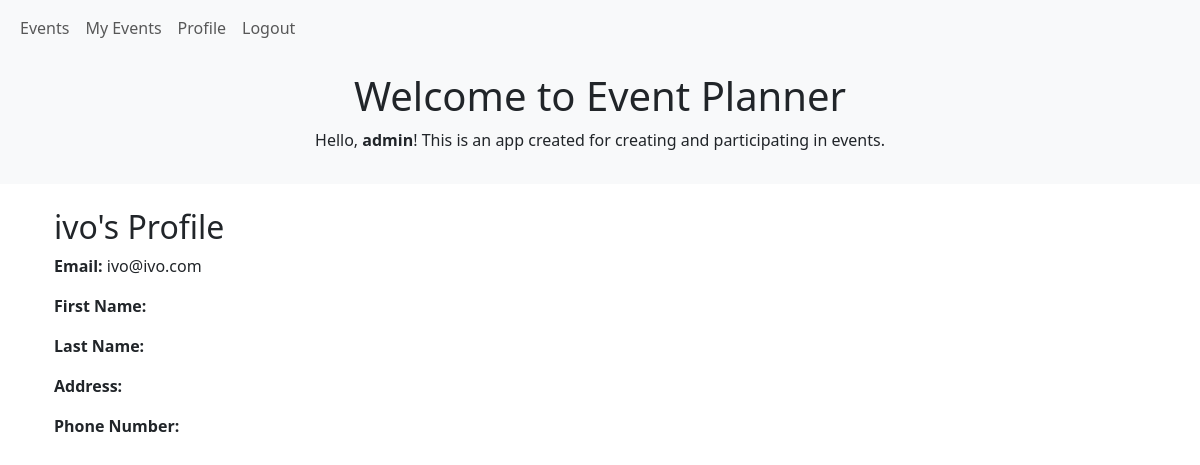
Screenshot of /accounts/profile/11/ (signed in) with the database file from the repository.
### event_planner/accounts/models.py (models this page shows, shortened)
class CustomUser(AbstractUser):
    is_organizer = models.BooleanField(default=False)
    is_attendee = models.BooleanField(default=True)

class Profile(models.Model):
    user = models.OneToOneField(settings.AUTH_USER_MODEL, on_delete=models.CASCADE)
    first_name = models.CharField(max_length=50, blank=True)
    last_name = models.CharField(max_length=50, blank=True)
    profile_picture = models.ImageField(upload_to='profile_pics/', blank=True, null=True)
    address = models.TextField(blank=True)
    phone_number = models.CharField(max_length=15, blank=True)

### event_planner/accounts/views.py (the view)
# urls.py: path('profile/<int:profile_id>/', ProfileDetailView.as_view(), name='profile_detail')
class ProfileDetailView(LoginRequiredMixin, DetailView):
    model = Profile
    template_name = 'accounts/profile_detail.html'
    context_object_name = 'profile'
    def get_object(self, queryset=None):
        return get_object_or_404(Profile, id=self.kwargs['profile_id'])

### event_planner/accounts/templates/accounts/profile_detail.html (shortened to what this page needs)
{% extends 'base.html' %}
{% block content %}
<div class="container">
    <h2>{{ profile.user.username }}'s Profile</h2>
    <p><strong>Email:</strong> {{ profile.user.email }}</p>
    <p><strong>First Name:</strong> {{ profile.first_name }}</p>
    <p><strong>Last Name:</strong> {{ profile.last_name }}</p>
    <p><strong>Address:</strong> {{ profile.address }}</p>
    <p><strong>Phone Number:</strong> {{ profile.phone_number }}</p>
</div>
{% endblock %}

### templates/base.html (shortened to what this page needs)
<!DOCTYPE html>
<html lang="en">
<head>
    <link rel="stylesheet" href="https://cdn.jsdelivr.net/npm/bootstrap@5.3.0/dist/css/bootstrap.min.css">
</head>
<body>
<nav class="navbar navbar-expand-lg navbar-light bg-light">
    <div class="container-fluid">
        <div class="collapse navbar-collapse" id="navbarNav">
            <ul class="navbar-nav me-auto mb-2 mb-lg-0">
                <li class="nav-item">
                    <a class="nav-link" href="{% url 'event_list' %}">Events</a>
                </li>
                {% if user.is_authenticated %}
                    <li class="nav-item">
                        <a class="nav-link" href="{% url 'my_events' %}">My Events</a>
                    </li>
                    <li class="nav-item">
                        <a class="nav-link" href="{% url 'profile' %}">Profile</a>
                    </li>
                    <li class="nav-item">
                        <form method="post" action="{% url 'logout' %}" style="display: inline;">
                            <button type="submit" class="btn btn-link nav-link">Logout</button>
                        </form>
                    </li>
                {% endif %}
            </ul>
        </div>
    </div>
</nav>
<header class="bg-light py-3 mb-4">
    <div class="container">
        <h1 class="text-center">Welcome to Event Planner</h1>
        <p class="text-center">
            {% if user.is_authenticated %}
                Hello, <strong>{{ user.username }}</strong>! This is an app created for creating and participating in
                events.
            {% else %}
                Welcome! This is an app created for creating and participating in events. Please login to get started.
            {% endif %}
        </p>
    </div>
</header>
<div class="container mt-4">
    {% block content %}
    {% endblock %}
</div>
</body>
</html>

### rows the page displays
CustomUser: username "admin"
Profile: user.username "ivo", user.email "ivo@ivo.com"
